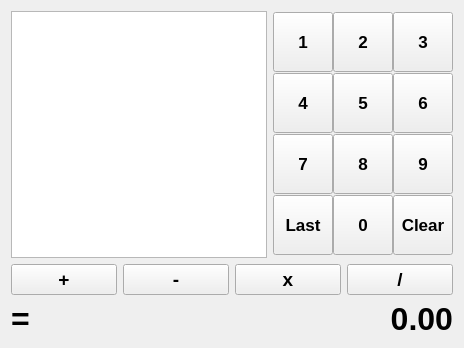
<?xml version="1.0" encoding="UTF-8"?>
<ui version="4.0">
 <class>CalculatorWidget</class>
 <widget class="QWidget" name="CalculatorWidget">
  <property name="geometry">
   <rect>
    <x>0</x>
    <y>0</y>
    <width>464</width>
    <height>348</height>
   </rect>
  </property>
  <property name="sizePolicy">
   <sizepolicy hsizetype="Fixed" vsizetype="Fixed">
    <horstretch>0</horstretch>
    <verstretch>0</verstretch>
   </sizepolicy>
  </property>
  <property name="windowTitle">
   <string>Form</string>
  </property>
  <layout class="QVBoxLayout" name="verticalLayout">
   <item>
    <layout class="QHBoxLayout" name="horizontalLayout">
     <item>
      <widget class="QPlainTextEdit" name="screen">
       <property name="font">
        <font>
         <pointsize>12</pointsize>
        </font>
       </property>
      </widget>
     </item>
     <item>
      <layout class="QGridLayout" name="gridLayout">
       <property name="spacing">
        <number>0</number>
       </property>
       <item row="0" column="0">
        <widget class="QPushButton" name="one">
         <property name="sizePolicy">
          <sizepolicy hsizetype="Fixed" vsizetype="Fixed">
           <horstretch>0</horstretch>
           <verstretch>0</verstretch>
          </sizepolicy>
         </property>
         <property name="minimumSize">
          <size>
           <width>60</width>
           <height>60</height>
          </size>
         </property>
         <property name="maximumSize">
          <size>
           <width>60</width>
           <height>60</height>
          </size>
         </property>
         <property name="font">
          <font>
           <pointsize>13</pointsize>
           <weight>75</weight>
           <bold>true</bold>
          </font>
         </property>
         <property name="text">
          <string>1</string>
         </property>
        </widget>
       </item>
       <item row="0" column="1">
        <widget class="QPushButton" name="two">
         <property name="sizePolicy">
          <sizepolicy hsizetype="Fixed" vsizetype="Fixed">
           <horstretch>0</horstretch>
           <verstretch>0</verstretch>
          </sizepolicy>
         </property>
         <property name="minimumSize">
          <size>
           <width>60</width>
           <height>60</height>
          </size>
         </property>
         <property name="maximumSize">
          <size>
           <width>60</width>
           <height>60</height>
          </size>
         </property>
         <property name="font">
          <font>
           <pointsize>13</pointsize>
           <weight>75</weight>
           <bold>true</bold>
          </font>
         </property>
         <property name="text">
          <string>2</string>
         </property>
        </widget>
       </item>
       <item row="0" column="2">
        <widget class="QPushButton" name="three">
         <property name="sizePolicy">
          <sizepolicy hsizetype="Fixed" vsizetype="Fixed">
           <horstretch>0</horstretch>
           <verstretch>0</verstretch>
          </sizepolicy>
         </property>
         <property name="minimumSize">
          <size>
           <width>60</width>
           <height>60</height>
          </size>
         </property>
         <property name="maximumSize">
          <size>
           <width>60</width>
           <height>60</height>
          </size>
         </property>
         <property name="font">
          <font>
           <pointsize>13</pointsize>
           <weight>75</weight>
           <bold>true</bold>
          </font>
         </property>
         <property name="text">
          <string>3</string>
         </property>
        </widget>
       </item>
       <item row="1" column="0">
        <widget class="QPushButton" name="four">
         <property name="sizePolicy">
          <sizepolicy hsizetype="Fixed" vsizetype="Fixed">
           <horstretch>0</horstretch>
           <verstretch>0</verstretch>
          </sizepolicy>
         </property>
         <property name="minimumSize">
          <size>
           <width>60</width>
           <height>60</height>
          </size>
         </property>
         <property name="maximumSize">
          <size>
           <width>60</width>
           <height>60</height>
          </size>
         </property>
         <property name="font">
          <font>
           <pointsize>13</pointsize>
           <weight>75</weight>
           <bold>true</bold>
          </font>
         </property>
         <property name="text">
          <string>4</string>
         </property>
        </widget>
       </item>
       <item row="1" column="1">
        <widget class="QPushButton" name="five">
         <property name="sizePolicy">
          <sizepolicy hsizetype="Fixed" vsizetype="Fixed">
           <horstretch>0</horstretch>
           <verstretch>0</verstretch>
          </sizepolicy>
         </property>
         <property name="minimumSize">
          <size>
           <width>60</width>
           <height>60</height>
          </size>
         </property>
         <property name="maximumSize">
          <size>
           <width>60</width>
           <height>60</height>
          </size>
         </property>
         <property name="font">
          <font>
           <pointsize>13</pointsize>
           <weight>75</weight>
           <bold>true</bold>
          </font>
         </property>
         <property name="text">
          <string>5</string>
         </property>
        </widget>
       </item>
       <item row="1" column="2">
        <widget class="QPushButton" name="six">
         <property name="sizePolicy">
          <sizepolicy hsizetype="Fixed" vsizetype="Fixed">
           <horstretch>0</horstretch>
           <verstretch>0</verstretch>
          </sizepolicy>
         </property>
         <property name="minimumSize">
          <size>
           <width>60</width>
           <height>60</height>
          </size>
         </property>
         <property name="maximumSize">
          <size>
           <width>60</width>
           <height>60</height>
          </size>
         </property>
         <property name="font">
          <font>
           <pointsize>13</pointsize>
           <weight>75</weight>
           <bold>true</bold>
          </font>
         </property>
         <property name="text">
          <string>6</string>
         </property>
        </widget>
       </item>
       <item row="2" column="0">
        <widget class="QPushButton" name="seven">
         <property name="sizePolicy">
          <sizepolicy hsizetype="Fixed" vsizetype="Fixed">
           <horstretch>0</horstretch>
           <verstretch>0</verstretch>
          </sizepolicy>
         </property>
         <property name="minimumSize">
          <size>
           <width>60</width>
           <height>60</height>
          </size>
         </property>
         <property name="maximumSize">
          <size>
           <width>60</width>
           <height>60</height>
          </size>
         </property>
         <property name="font">
          <font>
           <pointsize>13</pointsize>
           <weight>75</weight>
           <bold>true</bold>
          </font>
         </property>
         <property name="text">
          <string>7</string>
         </property>
        </widget>
       </item>
       <item row="2" column="1">
        <widget class="QPushButton" name="eight">
         <property name="sizePolicy">
          <sizepolicy hsizetype="Fixed" vsizetype="Fixed">
           <horstretch>0</horstretch>
           <verstretch>0</verstretch>
          </sizepolicy>
         </property>
         <property name="minimumSize">
          <size>
           <width>60</width>
           <height>60</height>
          </size>
         </property>
         <property name="maximumSize">
          <size>
           <width>60</width>
           <height>60</height>
          </size>
         </property>
         <property name="font">
          <font>
           <pointsize>13</pointsize>
           <weight>75</weight>
           <bold>true</bold>
          </font>
         </property>
         <property name="text">
          <string>8</string>
         </property>
        </widget>
       </item>
       <item row="2" column="2">
        <widget class="QPushButton" name="nine">
         <property name="sizePolicy">
          <sizepolicy hsizetype="Fixed" vsizetype="Fixed">
           <horstretch>0</horstretch>
           <verstretch>0</verstretch>
          </sizepolicy>
         </property>
         <property name="minimumSize">
          <size>
           <width>60</width>
           <height>60</height>
          </size>
         </property>
         <property name="maximumSize">
          <size>
           <width>60</width>
           <height>60</height>
          </size>
         </property>
         <property name="font">
          <font>
           <pointsize>13</pointsize>
           <weight>75</weight>
           <bold>true</bold>
          </font>
         </property>
         <property name="text">
          <string>9</string>
         </property>
        </widget>
       </item>
       <item row="3" column="0">
        <widget class="QPushButton" name="last">
         <property name="sizePolicy">
          <sizepolicy hsizetype="Fixed" vsizetype="Fixed">
           <horstretch>0</horstretch>
           <verstretch>0</verstretch>
          </sizepolicy>
         </property>
         <property name="minimumSize">
          <size>
           <width>60</width>
           <height>60</height>
          </size>
         </property>
         <property name="maximumSize">
          <size>
           <width>60</width>
           <height>60</height>
          </size>
         </property>
         <property name="font">
          <font>
           <pointsize>13</pointsize>
           <weight>75</weight>
           <bold>true</bold>
          </font>
         </property>
         <property name="text">
          <string>Last</string>
         </property>
        </widget>
       </item>
       <item row="3" column="1">
        <widget class="QPushButton" name="zero">
         <property name="sizePolicy">
          <sizepolicy hsizetype="Fixed" vsizetype="Fixed">
           <horstretch>0</horstretch>
           <verstretch>0</verstretch>
          </sizepolicy>
         </property>
         <property name="minimumSize">
          <size>
           <width>60</width>
           <height>60</height>
          </size>
         </property>
         <property name="maximumSize">
          <size>
           <width>60</width>
           <height>60</height>
          </size>
         </property>
         <property name="font">
          <font>
           <pointsize>13</pointsize>
           <weight>75</weight>
           <bold>true</bold>
          </font>
         </property>
         <property name="text">
          <string>0</string>
         </property>
        </widget>
       </item>
       <item row="3" column="2">
        <widget class="QPushButton" name="clear">
         <property name="sizePolicy">
          <sizepolicy hsizetype="Fixed" vsizetype="Fixed">
           <horstretch>0</horstretch>
           <verstretch>0</verstretch>
          </sizepolicy>
         </property>
         <property name="minimumSize">
          <size>
           <width>60</width>
           <height>60</height>
          </size>
         </property>
         <property name="maximumSize">
          <size>
           <width>60</width>
           <height>60</height>
          </size>
         </property>
         <property name="font">
          <font>
           <pointsize>13</pointsize>
           <weight>75</weight>
           <bold>true</bold>
          </font>
         </property>
         <property name="text">
          <string>Clear</string>
         </property>
        </widget>
       </item>
      </layout>
     </item>
    </layout>
   </item>
   <item>
    <layout class="QHBoxLayout" name="horizontalLayout_3">
     <item>
      <widget class="QPushButton" name="add">
       <property name="font">
        <font>
         <pointsize>14</pointsize>
         <weight>75</weight>
         <bold>true</bold>
        </font>
       </property>
       <property name="text">
        <string>+</string>
       </property>
      </widget>
     </item>
     <item>
      <widget class="QPushButton" name="subtract">
       <property name="font">
        <font>
         <pointsize>14</pointsize>
         <weight>75</weight>
         <bold>true</bold>
        </font>
       </property>
       <property name="text">
        <string>-</string>
       </property>
      </widget>
     </item>
     <item>
      <widget class="QPushButton" name="multiply">
       <property name="font">
        <font>
         <pointsize>14</pointsize>
         <weight>75</weight>
         <bold>true</bold>
        </font>
       </property>
       <property name="text">
        <string>x</string>
       </property>
      </widget>
     </item>
     <item>
      <widget class="QPushButton" name="divide">
       <property name="font">
        <font>
         <pointsize>14</pointsize>
         <weight>75</weight>
         <bold>true</bold>
        </font>
       </property>
       <property name="text">
        <string>/</string>
       </property>
      </widget>
     </item>
    </layout>
   </item>
   <item>
    <layout class="QHBoxLayout" name="horizontalLayout_2">
     <item>
      <widget class="QLabel" name="label_2">
       <property name="sizePolicy">
        <sizepolicy hsizetype="Fixed" vsizetype="Preferred">
         <horstretch>0</horstretch>
         <verstretch>0</verstretch>
        </sizepolicy>
       </property>
       <property name="minimumSize">
        <size>
         <width>50</width>
         <height>0</height>
        </size>
       </property>
       <property name="font">
        <font>
         <pointsize>24</pointsize>
         <weight>75</weight>
         <bold>true</bold>
        </font>
       </property>
       <property name="text">
        <string>=</string>
       </property>
      </widget>
     </item>
     <item>
      <widget class="QLabel" name="result">
       <property name="font">
        <font>
         <pointsize>24</pointsize>
         <weight>75</weight>
         <bold>true</bold>
        </font>
       </property>
       <property name="layoutDirection">
        <enum>Qt::LeftToRight</enum>
       </property>
       <property name="text">
        <string>0.00</string>
       </property>
       <property name="alignment">
        <set>Qt::AlignRight|Qt::AlignTrailing|Qt::AlignVCenter</set>
       </property>
      </widget>
     </item>
    </layout>
   </item>
  </layout>
 </widget>
 <resources/>
 <connections/>
</ui>
